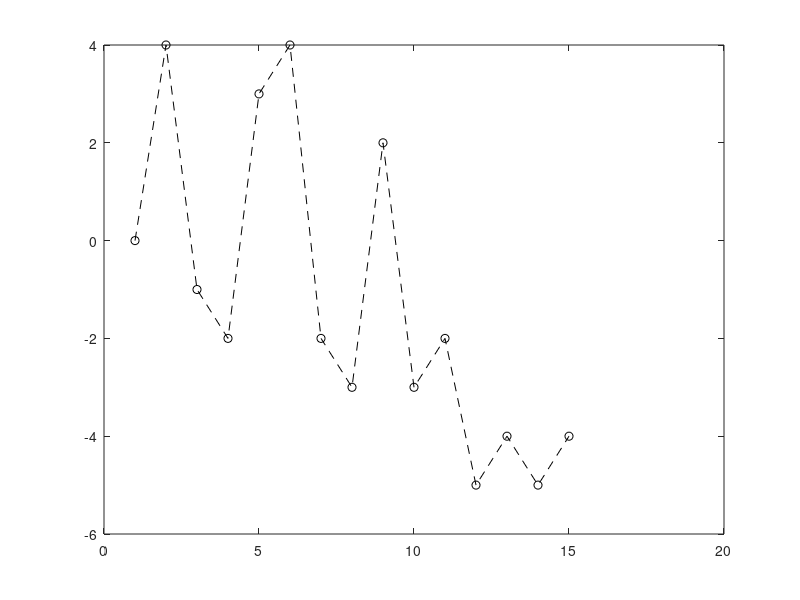

The MATLAB script that drew this image:
%cau1
try
    a.ans1a = randi([-5 5],1,15);
    a.ans1b = randi([-10 10],3,3);
catch
    a.ans1a = 0;
    a.ans1b = 0;
end

%cau2
try
    a.ans2 = a.ans1a(rem(a.ans1a,3)==0);
catch
    a.ans2 = 0;
end

%cau3
try
    a.ans3 = sum(sum(a.ans1a>0));
catch
    a.ans3 = 0;
end

%cau4
try
    a.ans4 = a.ans1a(1:2:end) + 10;
catch
    a.ans4 =0 ;
end

%cau5
try
    x = max(a.ans1a);
    a.ans5 = a.ans1b;
    a.ans5(:,2)=x;
catch
    a.ans5 = 0;
end

%cau6
try
    a.ans6 = find(a.ans1a>0);
catch
    a.ans6 =0;
end

%cau7
try
    A = [8 -2 -1 ;-1 6 -1 ; -1 -3 9];
    B = [5;4;5];
    a.ans7 = linsolve(A,B);
catch
    a.ans7 = 0;
end

%cau8
try
    Ox = 1:15;
    Oy = a.ans1a;
    h = figure('visible','off');
    plot(Ox,Oy,'o--k');
    saveas(h,'a.ans8.jpg','jpg');
catch
end